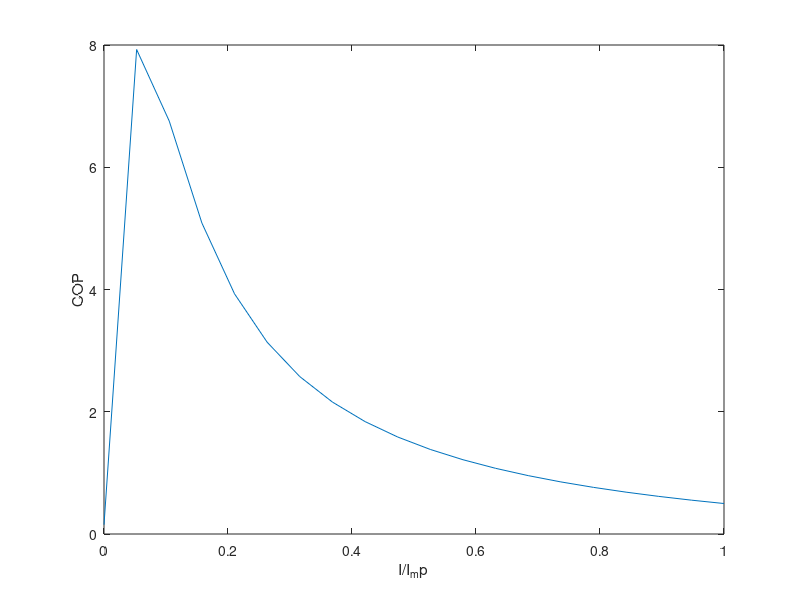

Source code (MATLAB):
%TEC material of Bismuth telluride (Bi2Te3)

%n = 10; 
alpha = 400*10^(-6);
density = 10^(-5);
L = 2*10^(-3);
A = 4*10^(-6);
k = 2*1.52*10^(-2);
T_c = 15 + 273;
T_h = 40 + 273;
R = density*L/A;
K = k*A/L;
Z = alpha^2/(density*k);
I_cop = alpha/R*(T_h-T_c)/((1+Z*(T_c + T_h)/2)^0.5-1) %current where COP is minimised
I_mp = alpha * T_c/R
COP = zeros(20,1);
i = 1;
for I = linspace(0,I_mp,20)
    COP(i) = (alpha*T_c.*I - 1/2*I.^2.*R - K*(T_c-T_h))/(alpha*(T_h-T_c)+I.^2.*R);
    I_n(i) = I/I_mp;
    i = i+1;
end
plot(I_n,COP)
ylabel("COP")
xlabel("I/I_mp")